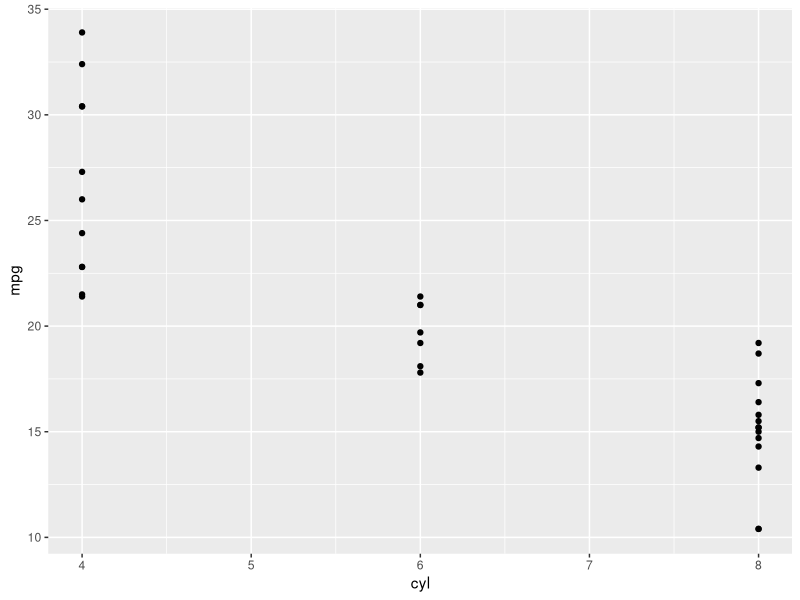
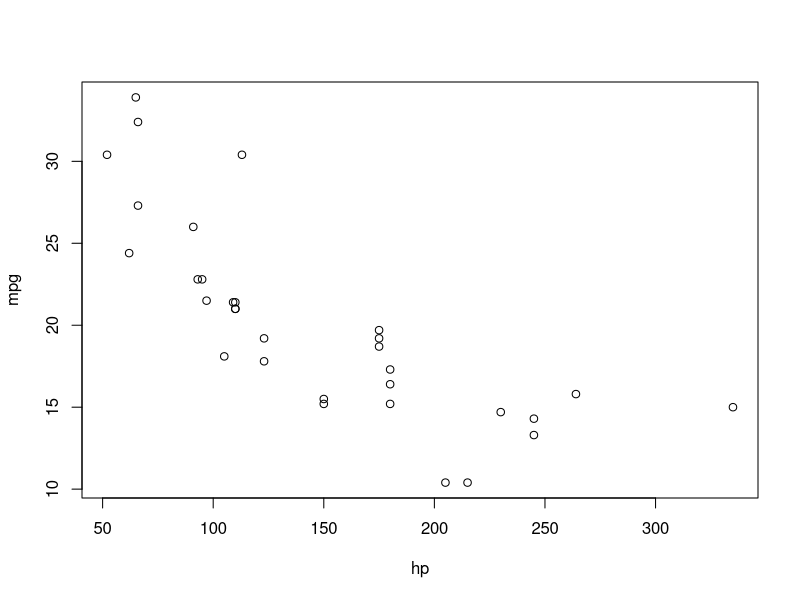

The R source for these figures, in order:
## ---- chunk 1
library(tidyverse)
## ---- chunk 2
1 + 1
## ---- chunk 3
#| echo: false
2 * 2
## ---- chunk 4
mtcars |> ggplot(aes(cyl, mpg)) + geom_point()
plot(mpg ~ hp, mtcars)
print("what")
